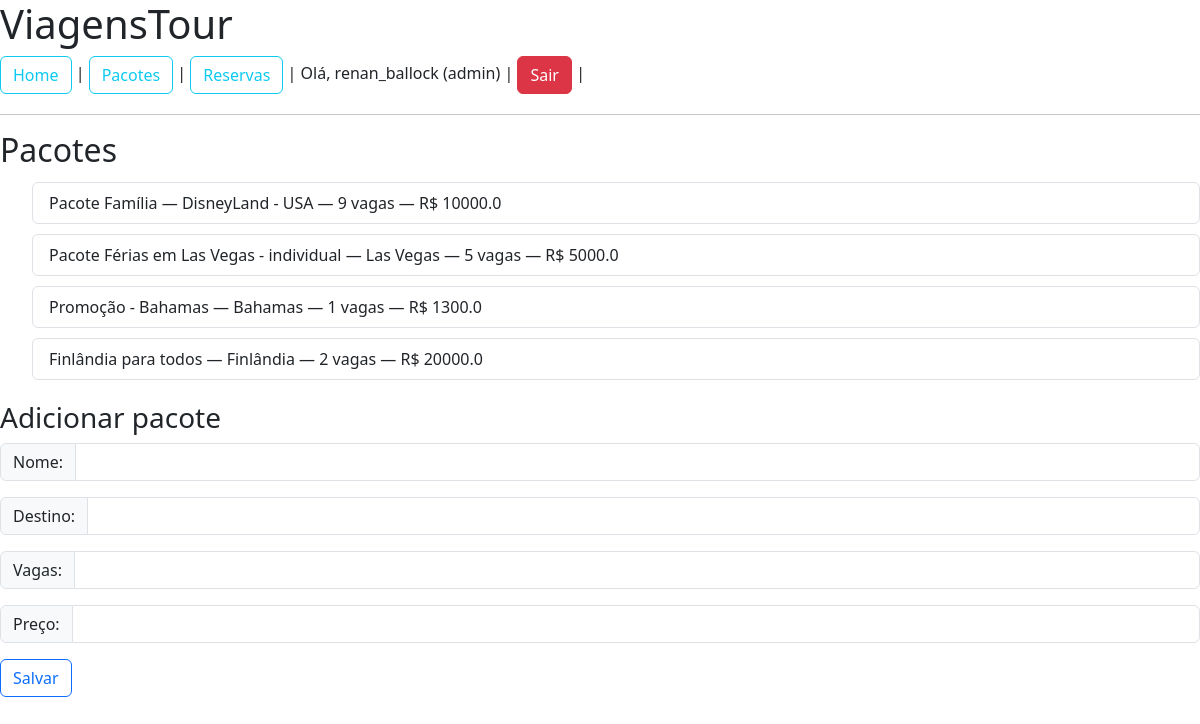
/packages (signed in), run on the app's committed database.
### app/models.py (models this page shows)
class User(db.Model, UserMixin):
    id = db.Column(db.Integer, primary_key=True)
    username = db.Column(db.String(80), unique=True, nullable=False)
    password = db.Column(db.String(200), nullable=False)
    role = db.Column(db.String(20), default="cliente")  # cliente ou admin

class Package(db.Model):
    id = db.Column(db.Integer, primary_key=True)
    nome = db.Column(db.String(100), nullable=False)
    destino = db.Column(db.String(100), nullable=False)
    vagas = db.Column(db.Integer, default=10)
    preco = db.Column(db.Float, nullable=False)
    reservas = db.relationship('Reservation', backref='pacote', lazy=True)

### app/routes.py (the view)
@bp.route("/packages")
@login_required
def packages():
    pacotes = Package.query.all()
    return render_template("packages.html", pacotes=pacotes, user=current_user)

### app/__init__.py (called while the page is built)
def create_app(config_class=Config):
    app = Flask(__name__)
    app.config.from_object(config_class)
    db.init_app(app)
    login_manager.init_app(app)
    from .models import User
    @login_manager.user_loader
    def load_user(user_id):
        return User.query.get(int(user_id))
    from . import routes
    from . import auth
    app.register_blueprint(routes.bp)
    app.register_blueprint(auth.bp)
    with app.app_context():
        db.create_all()
    return app

### app/templates/packages.html
{% extends 'base.html' %}
{% block content %}
  <h2>Pacotes</h2>
  <ul>
    {% for p in pacotes %}
    <ol class="list-group">
        <li class="list-group-item">{{ p.nome }} — {{ p.destino }} — {{ p.vagas }} vagas — R$ {{ p.preco }}</li>
      </ol>
    {% endfor %}
  </ul>
  {% if user.is_authenticated and user.role == 'admin' %}
  <h3>Adicionar pacote</h3>
  <form method="post" action="/packages/add">
    <div class="input-group mb-3">
        <span class="input-group-text" id="basic-addon1">Nome:</span>
        <input type="text" class="form-control" aria-label="Username" aria-describedby="basic-addon1" name="nome">
      </div>
      <div class="input-group mb-3">
        <span class="input-group-text" id="basic-addon1">Destino:</span>
        <input type="text" class="form-control" aria-label="Username" aria-describedby="basic-addon1" name="destino">
      </div>
      <div class="input-group mb-3">
        <span class="input-group-text" id="basic-addon1">Vagas:</span>
        <input type="number" class="form-control" aria-label="Username" aria-describedby="basic-addon1" name="vagas">
      </div>
      <div class="input-group mb-3">
        <span class="input-group-text" id="basic-addon1">Preço:</span>
        <input type="number" class="form-control" aria-label="Username" aria-describedby="basic-addon1" name="preco">
      </div>
    <button type="submit" class="btn btn-outline-primary">Salvar</button>
  </form>
  {% endif %}
{% endblock %}

### app/templates/base.html (shortened to what this page needs)
<!doctype html>
<html>
<head>
  <link rel="stylesheet" href="/static/style.css">
  <link href="https://cdn.jsdelivr.net/npm/bootstrap@5.3.8/dist/css/bootstrap.min.css" rel="stylesheet">
</head>
<body>
  <h1>ViagensTour</h1>
  <nav>
    <a class="btn btn-outline-info" href="/" role="button">Home</a> |
    <a class="btn btn-outline-info" href="/packages" role="button">Pacotes</a> |
    <a class="btn btn-outline-info" href="/reservations" role="button">Reservas</a> |
    {% if current_user.is_authenticated %}
      Olá, {{ current_user.username }} ({{ current_user.role }}) |
      <a class="btn btn-danger" href="{{ url_for('auth.logout') }}" role="button">Sair</a> |
    {% else %}
      <a class="btn btn-primary" href="{{ url_for('auth.login') }}" role="button">Entrar</a> |
      <a class="btn btn-warning" href="{{ url_for('auth.register') }}" role="button">Registrar</a>
    {% endif %}
  </nav>
  <hr>
  {% block content %}{% endblock %}
</body>
</html>

### app/templates/static/style.css (style rules this page uses)
body { font-family: Arial, sans-serif; margin: 20px; }
nav { margin-bottom: 20px; }
ul { list-style: none; padding: 0; }
li { margin: 5px 0; }

### data on the page
User: username "renan_ballock", role "admin"
Package: nome "Pacote Família", destino "DisneyLand - USA", vagas "9", preco "10000.0"
Package: nome "Pacote Férias em Las Vegas - individual", destino "Las Vegas", vagas "5", preco "5000.0"
Package: nome "Promoção - Bahamas", destino "Bahamas", vagas "1", preco "1300.0"
Package: nome "Finlândia para todos", destino "Finlândia", vagas "2", preco "20000.0"
